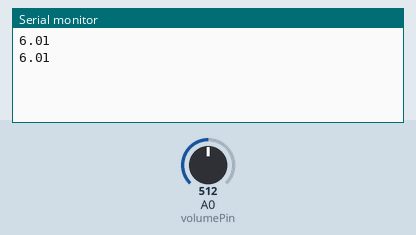
Recording of a sketch running on a simulated Arduino Uno, built with avr-gcc and run on an emulated ATmega328P. On the bench: the last lines printed to the serial monitor. Inputs (shaded band) come from the test bench; at power-on: A0 (volumePin) = 512.

Above: at 1.8 s.
1.9 s: A0 (volumePin) set to 716
At 2.6 s:
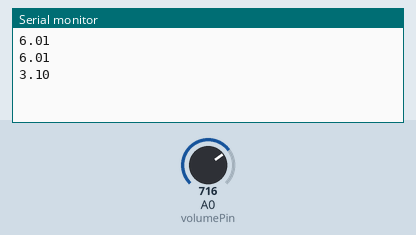
3.4 s: A0 (volumePin) set to 900
At 4.8 s:
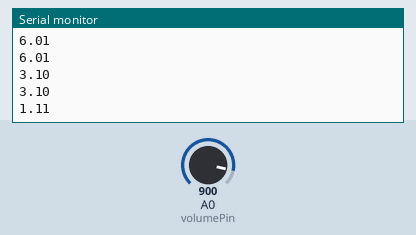
Timing chart, 0 to 6.4 s (numbered marks = the images above; inputs shaded):
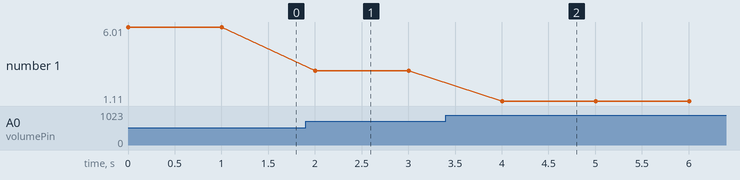

Measured:
- after the input at 1.9 s, the serial monitor: prints a new line after 0.10 s (image 1)
- after the input at 3.4 s, the serial monitor: prints a new line after 0.60 s (image 2)
- plotted number 1: 6.01 → 3.1 after the input at 1.9 s, 3.1 → 1.11 after the input at 3.4 s

The sketch:

volume_control_demo.ino
```cpp
int volumePin = 14;
float vin = 3.3;
int maxBitN = 1023;

void setup() {
  // put your setup code here, to run once:
  Serial.begin(9600);
}

void loop() {
  Serial.println(calculateDB(volumePin));
  delay(1000);
}

float calculateDB(int pin) {
  float vout = analogRead(pin) * (vin/maxBitN);
  float dB = 20*log10(vin/vout);
  if(dB == INFINITY) {
    return 60;
  }
  return dB;
}
```
